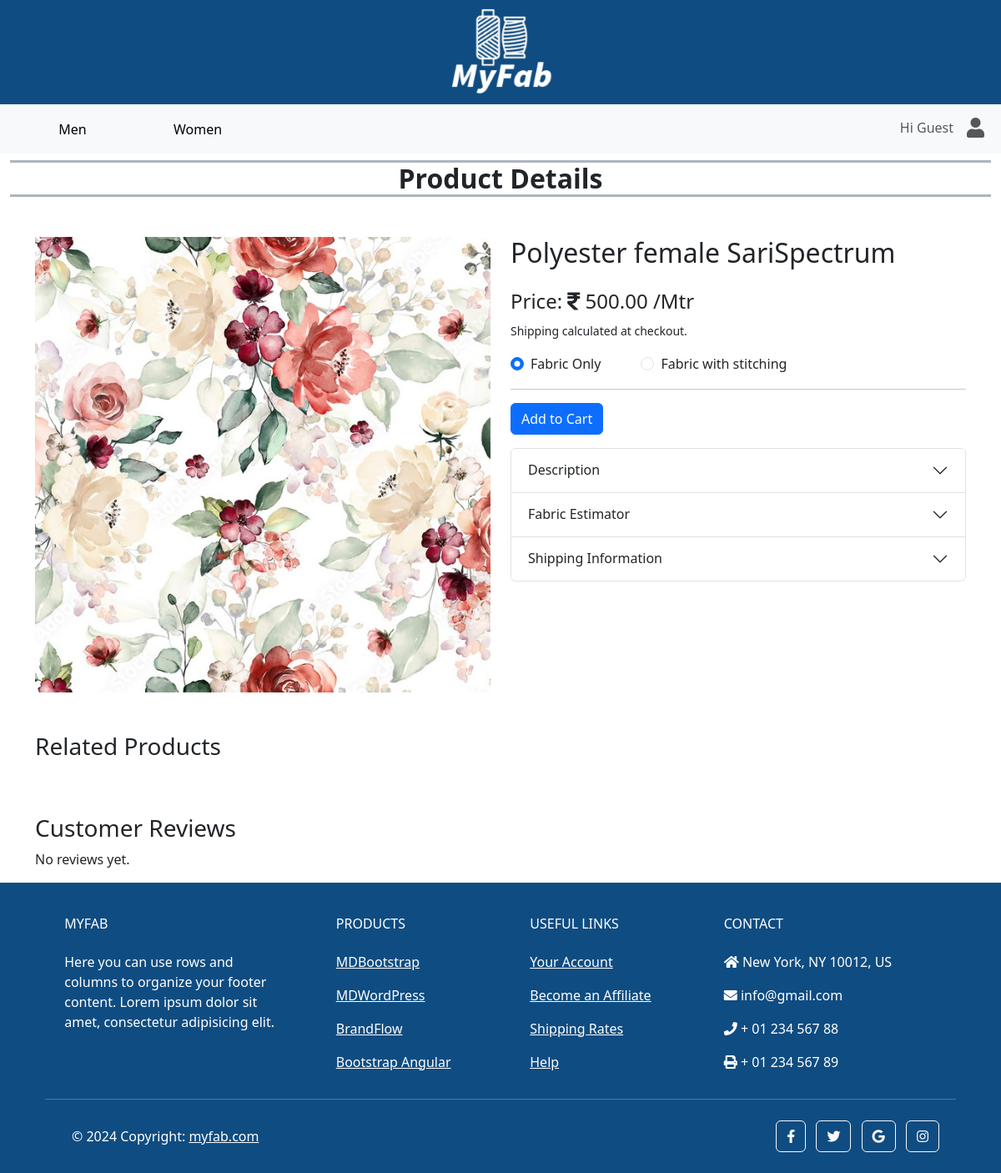
Page /main/product_details/13/ on the earlier database version.
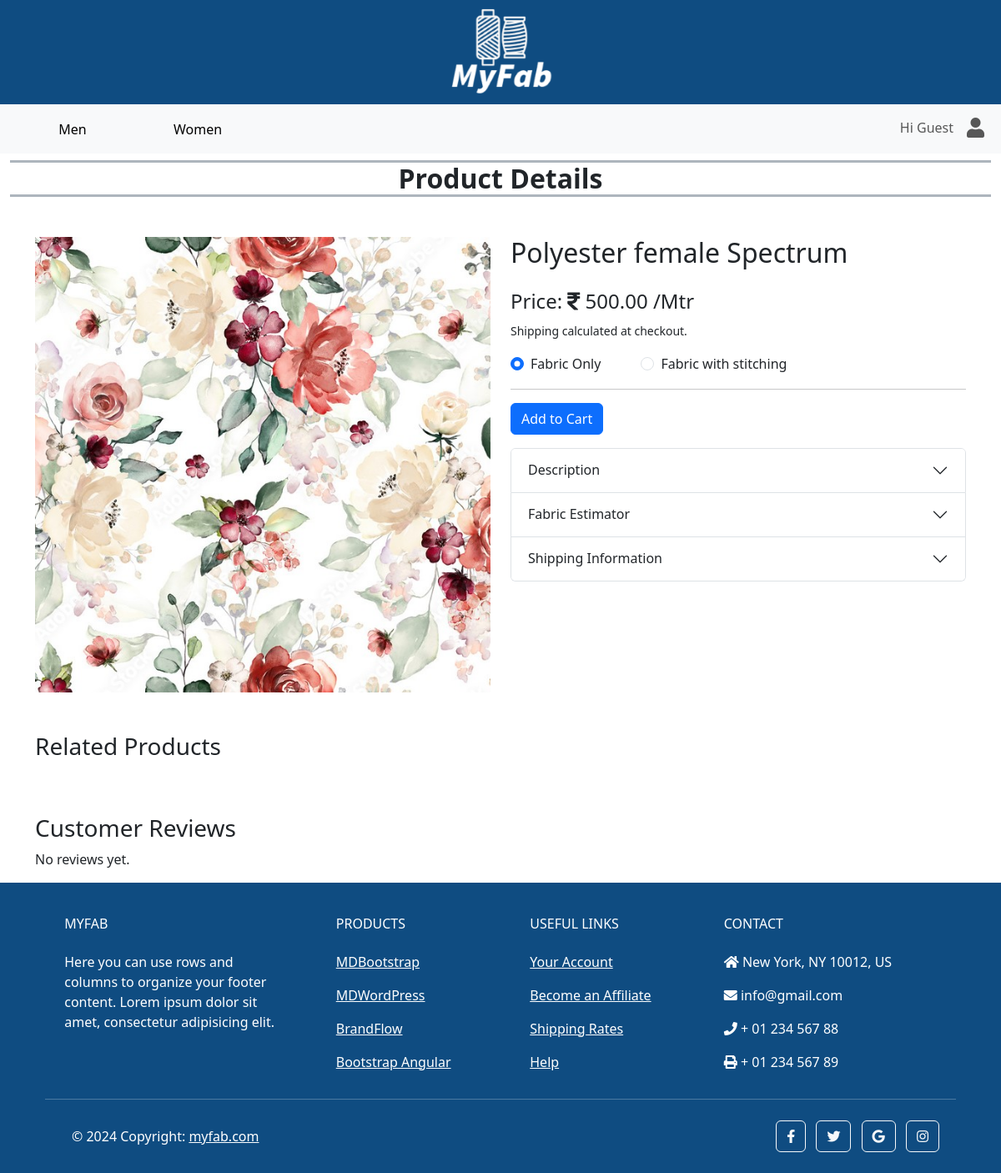
Same page on the later database version.
### main/models.py (models this page shows, shortened)
class Product(models.Model):
    name = models.CharField(max_length=255, unique=True, blank=False, null=False)
    price = models.DecimalField(max_digits=10, decimal_places=2, default=0, validators=[MinValueValidator(0)])
    image = models.ImageField(upload_to='images/products')
    description = models.TextField(blank=True)
    qty = models.DecimalField(max_digits=10, decimal_places=2, default=0, validators=[MinValueValidator(0)])
    add_date = models.DateField(auto_now_add=True)
    is_active = models.BooleanField(default=True)
    usages = models.ManyToManyField(Usage)
    category_choices = models.ManyToManyField(CategoryChoice)

### main/views.py (the view)
# urls.py: path('main/product_details/<int:pk>/', ProductDetailsPage.as_view(), name = 'product_details'),
class ProductDetailsPage(DetailView):
    model = Product
    template_name = 'product_details.html'
    context_object_name = 'product'
    def get_context_data(self, **kwargs):
        context = super().get_context_data(**kwargs)
        product = context['product']
        usages = product.usages.all()
        context['usages'] = usages
        measurements = {}
        for usage in usages:
            measurements[usage.pk] = list(usage.measurements.all())
        context['measurements_dict'] = measurements
        return context

### main/templatetags/custom_filters.py (called while the page is built)
@register.filter
def get_item(dictionary, key):
    return dictionary.get(key)

### templates/product_details.html (shortened to what the changed rows need)
{% extends 'base.html' %}
{% load static %}
{% load custom_filters %}
{% block content %}
    <div class="container mt-5">
        <div class="row">
            <div class="col-md-6">
                <img src="{{ product.image.url }}" alt="{{ product.name }}" class="img-fluid">
            </div>
            <div class="col-md-6">
                <form id="cart-form" method="post" action="{% url "orders:cart" %}">
                    <h2 class="mb-4"> {{ product.name }} </h2>
                    <h4 class="font-weight-bold product-price">Price: <i class="fa">&#xf156;</i> {{ product.price }} /Mtr</h4>
                    <small class="mb-4">Shipping calculated at checkout.</small>
                    <div class="d-flex ordertype-container mt-3">
                        <div class="form-check me-5">
                        </div>
                        <div class="form-check me-5">
                        </div>
                    </div>
                    <hr>
                    <button type="submit" id="add-to-cart-button" class="btn btn-primary">Add to Cart</button>
                </form>
                <div class="accordion my-3" id="productAccordion">
                    <div class="accordion-item">
                        <h2 class="accordion-header" id="descriptionHeading">
                            <button class="accordion-button collapsed" type="button" data-bs-toggle="collapse" data-bs-target="#descriptionCollapse" aria-expanded="false" aria-controls="descriptionCollapse">
                                Description
                            </button>
                        </h2>
                    </div>
                    <div class="accordion-item">
                        <h2 class="accordion-header" id="estimatorHeading">
                            <button class="accordion-button collapsed" type="button" data-bs-toggle="collapse" data-bs-target="#estimatorCollapse" aria-expanded="false" aria-controls="estimatorCollapse">
                                Fabric Estimator
                            </button>
                        </h2>
                    </div>
                    <div class="accordion-item">
                        <h2 class="accordion-header" id="shippingHeading">
                            <button class="accordion-button collapsed" type="button" data-bs-toggle="collapse" data-bs-target="#shippingCollapse" aria-expanded="false" aria-controls="shippingCollapse">
                                Shipping Information
                            </button>
                        </h2>
                    </div>
                </div>
            </div>
        </div>
    </div>
{% endblock %}

Differences in the rows shown:
changed Product: name "Polyester female SariSpectrum" → "Polyester female Spectrum"
